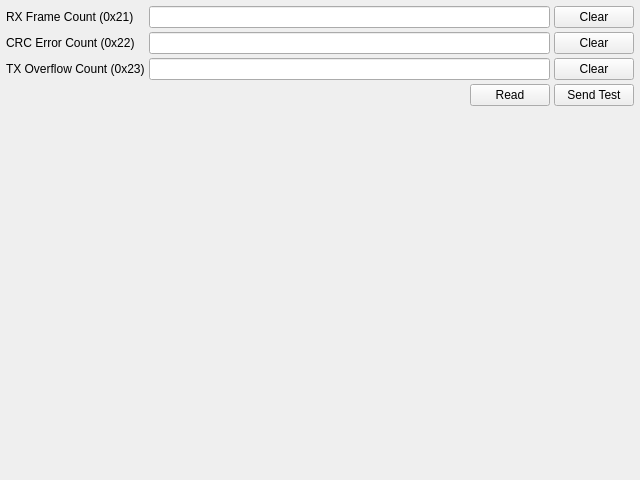
<?xml version="1.0" encoding="UTF-8"?>
<ui version="4.0">
 <class>CountersPage</class>
 <widget class="QWidget" name="CountersPage">
  <property name="geometry">
   <rect>
    <x>0</x>
    <y>0</y>
    <width>640</width>
    <height>480</height>
   </rect>
  </property>
  <layout class="QVBoxLayout" name="layoutMain">
   <property name="leftMargin">
    <number>6</number>
   </property>
   <property name="topMargin">
    <number>6</number>
   </property>
   <property name="rightMargin">
    <number>6</number>
   </property>
   <property name="bottomMargin">
    <number>6</number>
   </property>
   <property name="spacing">
    <number>4</number>
   </property>
   <item>
    <layout class="QFormLayout" name="formMain">
     <property name="verticalSpacing">
      <number>4</number>
     </property>
     <item row="0" column="0">
      <widget class="QLabel" name="lblRxCount">
       <property name="text">
        <string>RX Frame Count (0x21)</string>
       </property>
      </widget>
     </item>
     <item row="0" column="1">
      <layout class="QHBoxLayout" name="hlRxCount">
       <property name="spacing">
        <number>4</number>
       </property>
       <item>
        <widget class="QLineEdit" name="editRxCount">
         <property name="readOnly">
          <bool>true</bool>
         </property>
        </widget>
       </item>
       <item>
        <widget class="QPushButton" name="btnClearRx">
         <property name="text">
          <string>Clear</string>
         </property>
        </widget>
       </item>
      </layout>
     </item>
     <item row="1" column="0">
      <widget class="QLabel" name="lblCrcErr">
       <property name="text">
        <string>CRC Error Count (0x22)</string>
       </property>
      </widget>
     </item>
     <item row="1" column="1">
      <layout class="QHBoxLayout" name="hlCrcErr">
       <property name="spacing">
        <number>4</number>
       </property>
       <item>
        <widget class="QLineEdit" name="editCrcErr">
         <property name="readOnly">
          <bool>true</bool>
         </property>
        </widget>
       </item>
       <item>
        <widget class="QPushButton" name="btnClearCrc">
         <property name="text">
          <string>Clear</string>
         </property>
        </widget>
       </item>
      </layout>
     </item>
     <item row="2" column="0">
      <widget class="QLabel" name="lblTxOverflow">
       <property name="text">
        <string>TX Overflow Count (0x23)</string>
       </property>
      </widget>
     </item>
     <item row="2" column="1">
      <layout class="QHBoxLayout" name="hlTxOverflow">
       <property name="spacing">
        <number>4</number>
       </property>
       <item>
        <widget class="QLineEdit" name="editTxOverflow">
         <property name="readOnly">
          <bool>true</bool>
         </property>
        </widget>
       </item>
       <item>
        <widget class="QPushButton" name="btnClearOvf">
         <property name="text">
          <string>Clear</string>
         </property>
        </widget>
       </item>
      </layout>
     </item>
     <item row="3" column="1">
      <layout class="QHBoxLayout" name="hlCountersBtns">
       <item>
        <spacer name="horizontalSpacer">
         <property name="orientation">
          <enum>Qt::Horizontal</enum>
         </property>
         <property name="sizeHint" stdset="0">
          <size>
           <width>40</width>
           <height>20</height>
          </size>
         </property>
        </spacer>
       </item>
       <item>
        <widget class="QPushButton" name="btnCountersRead">
         <property name="maximumSize">
          <size>
           <width>84</width>
           <height>16777215</height>
          </size>
         </property>
         <property name="text">
          <string>Read</string>
         </property>
        </widget>
       </item>
       <item>
        <widget class="QPushButton" name="btnRfTest">
         <property name="maximumSize">
          <size>
           <width>84</width>
           <height>16777215</height>
          </size>
         </property>
         <property name="text">
          <string>Send Test</string>
         </property>
        </widget>
       </item>
      </layout>
     </item>
    </layout>
   </item>
   <item>
    <spacer name="verticalSpacer">
     <property name="orientation">
      <enum>Qt::Vertical</enum>
     </property>
     <property name="sizeHint" stdset="0">
      <size>
       <width>20</width>
       <height>100000000</height>
      </size>
     </property>
    </spacer>
   </item>
  </layout>
 </widget>
 <resources/>
 <connections/>
</ui>
